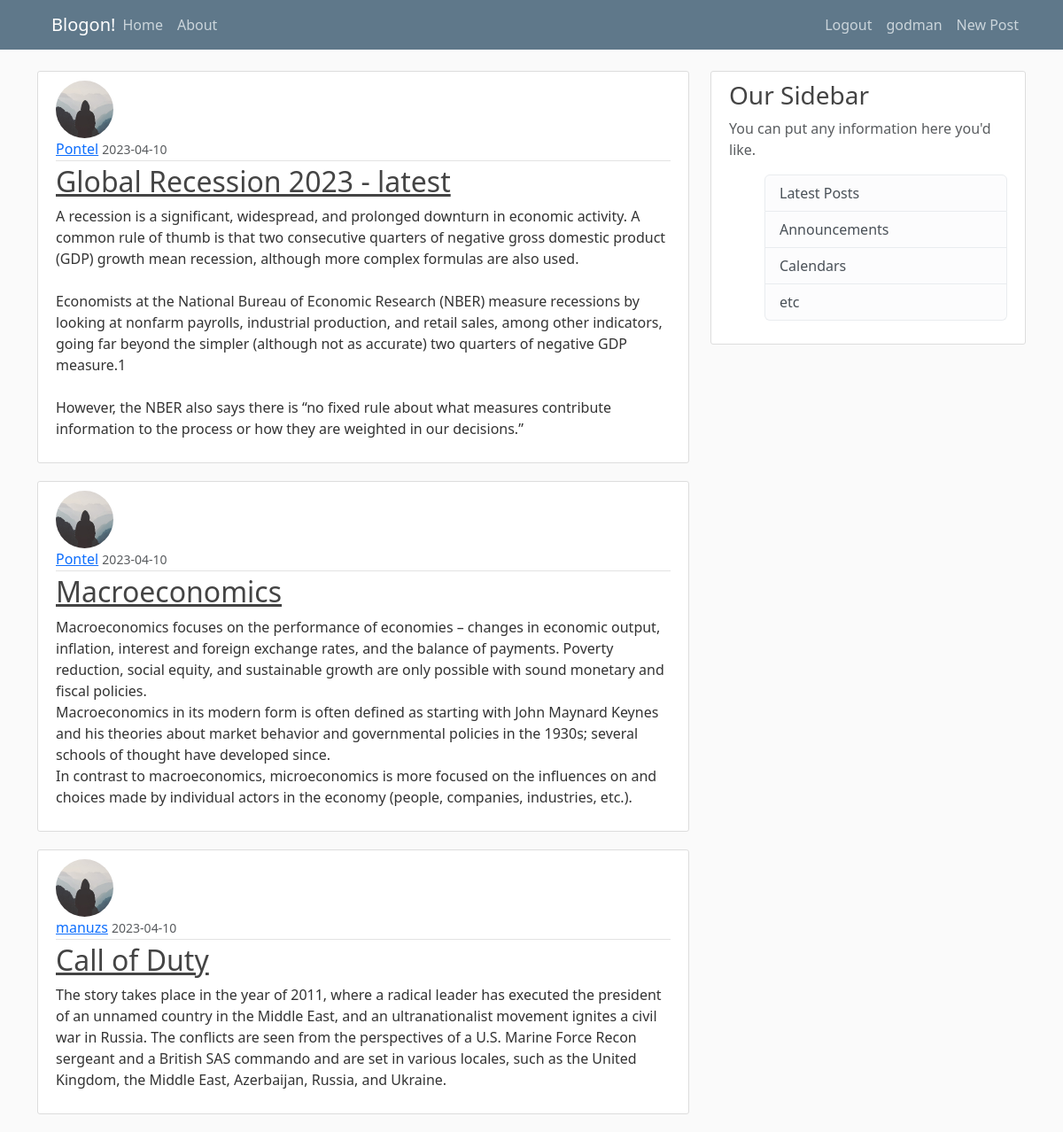
/home (signed in), run on the app's committed database.
### flaskblog/models.py (models this page shows, shortened)
class User(db.Model, UserMixin):
    id = db.Column(db.Integer, primary_key = True)
    username = db.Column(db.String(20), unique =True, nullable = False)
    email = db.Column(db.String(120), unique =True, nullable = False)
    image_file = db.Column(db.String(20), default = 'default.jpg')
    password = db.Column(db.String(60), nullable = False)
    posts = db.relationship('Post', backref = 'author', lazy = True)

class Post(db.Model):
    id = db.Column(db.Integer, primary_key = True)
    title = db.Column(db.String(100), nullable = False)
    date_posted = db.Column(db.DateTime, nullable = False, default = datetime.utcnow)
    content = db.Column(db.Text, nullable = False)
    user_id = db.Column(db.Integer, db.ForeignKey('user.id'), nullable = False)

### flaskblog/routes.py (the view)
@app.route("/")
@app.route("/home")
def home():
    page = request.args.get('page', 1, type=int)
    posts = Post.query.order_by(Post.date_posted.desc()).paginate(page = page, per_page = 3)
    return render_template('home.html', posts = posts)

### flaskblog/models.py (called while the page is built)
@login_manager.user_loader
def load_user(user_id):
    return User.query.get(int(user_id))

### flaskblog/templates/home.html
{% extends "layout.html" %}
{% block content %}
    {% for post in posts %}
      <article class="media content-section">
        <img class="rounded-circle article-img" src="{{ url_for('static', filename = 'profile_pics/' + post.author.image_file) }}">
        <div class="media-body">
          <div class="article-metadata">
            <a class="mr-2" href="#">{{ post.author.username }}</a>
            <small class="text-muted">{{ post.date_posted.strftime('%Y-%m-%d')}}</small>
          </div>
          <h2><a class="article-title" href="{{url_for('post', post_id = post.id)}}">{{ post.title }}</a></h2>
          <p class="article-content">{{ post.content }}</p>
        </div>
      </article>
    {% endfor %}
{% endblock content %}

### flaskblog/templates/layout.html (shortened to what this page needs)
<!DOCTYPE html>
<html>
<head>
    <link rel="stylesheet" href="https://cdn.jsdelivr.net/npm/bootstrap@5.3.0-alpha2/dist/css/bootstrap.rtl.min.css">
    <link rel ="stylesheet" href = "{{ url_for('static', filename = 'main.css') }}">
</head>
    <body>
        <header class="site-header">
            <nav class="navbar navbar-expand-md navbar-dark bg-steel fixed-top">
              <div class="container">
                <a class="navbar-brand mr-4" href="/">Blogon!</a>
                <div class="collapse navbar-collapse" id="navbarToggle">
                  <div class="navbar-nav mr-auto">
                    <a class="nav-item nav-link" href="/">Home</a>
                    <a class="nav-item nav-link" href="/about">About</a>
                  </div>
                  <div class="navbar-nav right-align">
                    {% if current_user.is_authenticated %}
                    <a class="nav-item nav-link" href="{{url_for('logout')}}">Logout</a>
                    <a class="nav-item nav-link"  href="{{url_for('account')}}">{{ current_user.username}}</a>
                    <a class="nav-item nav-link"  href="{{url_for('new_post')}}">New Post</a>
                    {% else %}
                    <a class="nav-item nav-link" href="{{url_for('login')}}">Login</a>
                    <a class="nav-item nav-link" href="{{url_for('register')}}">Register</a>
                    {% endif %}
                  </div>
                </div>
              </div>
            </nav>
          </header>
          <main role="main" class="container">
            <div class="row">
              <div class="col-md-8">
                {% block content %}{% endblock %}
              </div>
              <div class="col-md-4">
                <div class="content-section">
                  <h3>Our Sidebar</h3>
                  <p class='text-muted'>You can put any information here you'd like.
                    <ul class="list-group">
                      <li class="list-group-item list-group-item-light">Latest Posts</li>
                      <li class="list-group-item list-group-item-light">Announcements</li>
                      <li class="list-group-item list-group-item-light">Calendars</li>
                      <li class="list-group-item list-group-item-light">etc</li>
                    </ul>
                  </p>
                </div>
              </div>
            </div>
          </main>
    </body>
</html>

### flaskblog/static/main.css (style rules this page uses)
body { background: #fafafa; color: #333333; margin-top: 5rem; }
h1, h2, h3, h4, h5, h6 { color: #444444; }
.bg-steel { background-color: #5f788a; }
.site-header .navbar-nav .nav-link { color: #cbd5db; }
.content-section { background: #ffffff; padding: 10px 20px; border: 1px solid #dddddd; border-radius: 3px; margin-bottom: 20px; }
.article-title { color: #444444; }
.article-content { white-space: pre-line; }
.article-img { height: 65px; width: 65px; margin-right: 16px; }
.article-metadata { padding-bottom: 1px; margin-bottom: 4px; border-bottom: 1px solid #e3e3e3 }
.right-align { margin-left: auto; margin-right: 0; }

### data on the page
User: username "godman"
Post: image_file (placeholder picture), author.username "Pontel", date_posted "2023-04-10", title "Global Recession 2023 - latest", content "A recession is a significant, widespread, and prolonged downturn in economic activity. A common rule of thumb is that two consecutive quarters of negative gross domestic product (GDP) growth mean recession, although more complex formulas are also used. Economists at the National Bureau of Economic Research (NBER) measure recessions by looking at nonfarm payrolls, industrial production, and retail sales, among other indicators, going far beyond the simpler (although not as accurate) two quarters of negative GDP measure.1 However, the NBER also says there is “no fixed rule about what measures contribute information to the process or how they are weighted in our decisions.”"
Post: image_file (placeholder picture), author.username "Pontel", date_posted "2023-04-10", title "Macroeconomics", content "Macroeconomics focuses on the performance of economies – changes in economic output, inflation, interest and foreign exchange rates, and the balance of payments. Poverty reduction, social equity, and sustainable growth are only possible with sound monetary and fiscal policies. Macroeconomics in its modern form is often defined as starting with John Maynard Keynes and his theories about market behavior and governmental policies in the 1930s; several schools of thought have developed since. In contrast to macroeconomics, microeconomics is more focused on the influences on and choices made by individual actors in the economy (people, companies, industries, etc.)."
Post: image_file (placeholder picture), author.username "manuzs", date_posted "2023-04-10", title "Call of Duty", content "The story takes place in the year of 2011, where a radical leader has executed the president of an unnamed country in the Middle East, and an ultranationalist movement ignites a civil war in Russia. The conflicts are seen from the perspectives of a U.S. Marine Force Recon sergeant and a British SAS commando and are set in various locales, such as the United Kingdom, the Middle East, Azerbaijan, Russia, and Ukraine."
